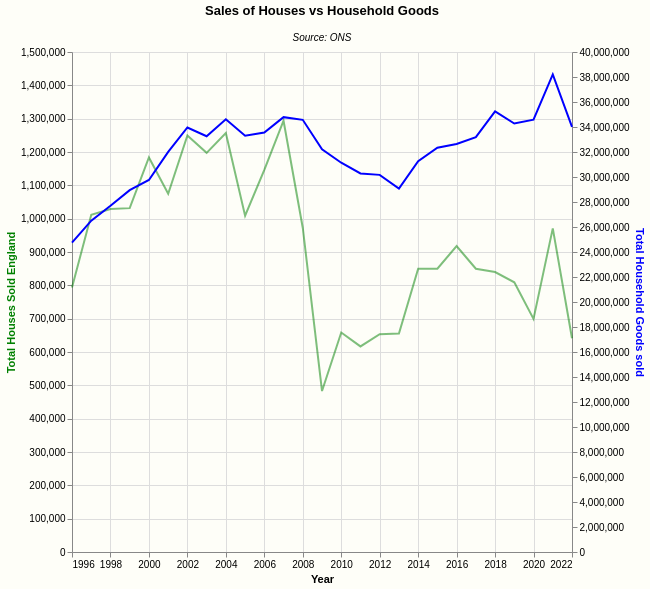

Write a Vega-Lite specification for this figure.
### Vega-Lite specification from a JSON file in a GitHub repository (floating-point values rounded to 4 significant figures)
{"$schema": "https://vega.github.io/schema/vega-lite/v5.json", "title": {"text": "Sales of Houses vs Household Goods", "subtitle": ["", "Source: ONS"], "subtitleFontStyle": "italic", "subtitleFontSize": 10, "anchor": "middle", "color": "black"}, "width": 500, "height": 500, "config": {"background": "#FeFeF8", "view": {"stroke": "transparent"}}, "data": {"values": [{"Name": "Year ending Jun 1996", "Total Houses Sold England": "793585", "Total Household Goods sold": "24748706", "Year": "1996"}, {"Name": "Year ending Jun 1997", "Total Houses Sold England": "1011767", "Total Household Goods sold": "26510047", "Year": "1997"}, {"Name": "Year ending Jun 1998", "Total Houses Sold England": "1029202", "Total Household Goods sold": "27693617", "Year": "1998"}, {"Name": "Year ending Jun 1999", "Total Houses Sold England": "1031606", "Total Household Goods sold": "28944508", "Year": "1999"}, {"Name": "Year ending Jun 2000", "Total Houses Sold England": "1183519", "Total Household Goods sold": "29764642", "Year": "2000"}, {"Name": "Year ending Jun 2001", "Total Houses Sold England": "1074505", "Total Household Goods sold": "32011994", "Year": "2001"}, {"Name": "Year ending Jun 2002", "Total Houses Sold England": "1249768", "Total Household Goods sold": "33959995", "Year": "2002"}, {"Name": "Year ending Jun 2003", "Total Houses Sold England": "1197466", "Total Household Goods sold": "33260478", "Year": "2003"}, {"Name": "Year ending Jun 2004", "Total Houses Sold England": "1257102", "Total Household Goods sold": "34621577", "Year": "2004"}, {"Name": "Year ending Jun 2005", "Total Houses Sold England": "1008986", "Total Household Goods sold": "33296021", "Year": "2005"}, {"Name": "Year ending Jun 2006", "Total Houses Sold England": "1146349", "Total Household Goods sold": "33557896", "Year": "2006"}, {"Name": "Year ending Jun 2007", "Total Houses Sold England": "1293727", "Total Household Goods sold": "34787641", "Year": "2007"}, {"Name": "Year ending Jun 2008", "Total Houses Sold England": "972755", "Total Household Goods sold": "34574653", "Year": "2008"}, {"Name": "Year ending Jun 2009", "Total Houses Sold England": "482943", "Total Household Goods sold": "32218819", "Year": "2009"}, {"Name": "Year ending Jun 2010", "Total Houses Sold England": "658442", "Total Household Goods sold": "31144289", "Year": "2010"}, {"Name": "Year ending Jun 2011", "Total Houses Sold England": "616724", "Total Household Goods sold": "30285757", "Year": "2011"}, {"Name": "Year ending Jun 2012", "Total Houses Sold England": "653210", "Total Household Goods sold": "30170548", "Year": "2012"}, {"Name": "Year ending Jun 2013", "Total Houses Sold England": "655699", "Total Household Goods sold": "29070016", "Year": "2013"}, {"Name": "Year ending Jun 2014", "Total Houses Sold England": "849993", "Total Household Goods sold": "31258151", "Year": "2014"}, {"Name": "Year ending Jun 2015", "Total Houses Sold England": "849852", "Total Household Goods sold": "32337243", "Year": "2015"}, {"Name": "Year ending Jun 2016", "Total Houses Sold England": "917721", "Total Household Goods sold": "32645781", "Year": "2016"}, {"Name": "Year ending Jun 2017", "Total Houses Sold England": "849841", "Total Household Goods sold": "33184348", "Year": "2017"}, {"Name": "Year ending Jun 2018", "Total Houses Sold England": "839845", "Total Household Goods sold": "35252195", "Year": "2018"}, {"Name": "Year ending Jun 2019", "Total Houses Sold England": "809102", "Total Household Goods sold": "34276723", "Year": "2019"}, {"Name": "Year ending Jun 2020", "Total Houses Sold England": "699248", "Total Household Goods sold": "34591563", "Year": "2020"}, {"Name": "Year ending Jun 2021", "Total Houses Sold England": "970915", "Total Household Goods sold": "38205388", "Year": "2021"}, {"Name": "Year ending Jun 2022", "Total Houses Sold England": "641179", "Total Household Goods sold": "34011620", "Year": "2022"}], "format": {"parse": {"Year": "date"}}}, "layer": [{"mark": {"opacity": 0.5, "type": "line", "color": "green"}, "encoding": {"x": {"field": "Year", "type": "temporal"}, "y": {"field": "Total Houses Sold England", "title": "Total Houses Sold England", "type": "quantitative", "scale": {"domain": [0, 1500000]}, "axis": {"orient": "left", "titleColor": "green"}}}}, {"mark": {"type": "line", "color": "blue"}, "encoding": {"x": {"field": "Year", "type": "temporal"}, "y": {"field": "Total Household Goods sold", "scale": {"domain": [0, 40000000]}, "type": "quantitative", "axis": {"orient": "right", "titleColor": "blue"}}}}], "resolve": {"scale": {"y": "independent"}}}
